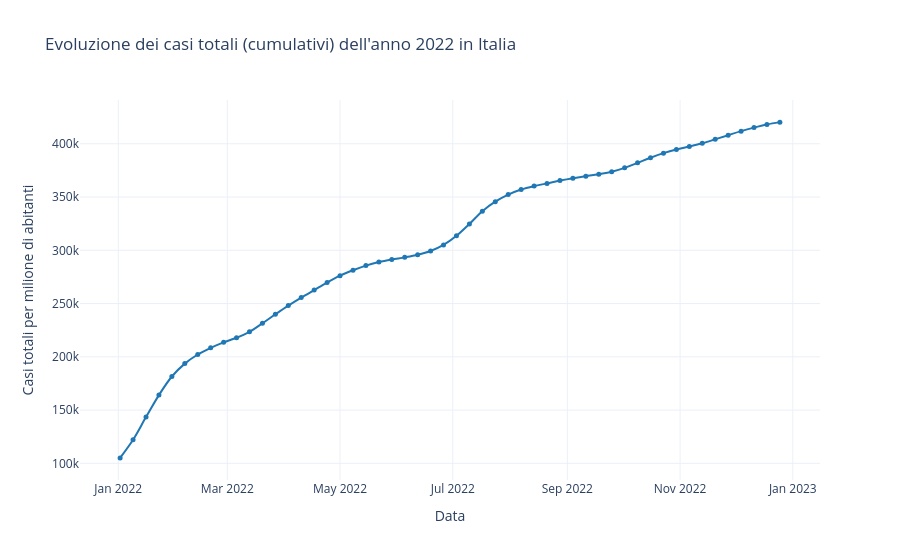

Here is the notebook cell this chart was saved with:
### Code cell
# Grafico lineare dei casi totali in Italia nel 2022

fig_ita_2022_tot = px.line(
    italia_2022_pulito,
    x="date",                # Variabile sull'asse X andamento temporale
    y="total_cases_per_million",         # Variabile sull'asse Y casi totali cumulativi
    title="Evoluzione dei casi totali (cumulativi) dell'anno 2022 in Italia",  # Titolo del grafico
    markers=True,            # Mostra i punti reali dei dati 
    line_shape="spline",     # Rende la linea più morbida e continua
    color_discrete_sequence=["#1f77b4"]  # Imposta un colore  pulito
)

#  Parametri Layout 

fig_ita_2022_tot.update_layout(
    template="plotly_white",  # Tema chiaro e minimale
    xaxis_title="Data",       # Etichetta asse X
    yaxis_title="Casi totali per milione di abitanti",# Etichetta asse Y
    hovermode="x unified"     # Tooltip unico per ogni data 
)

#  Parametri linea

fig_ita_2022_tot.update_traces(
    line=dict(width=2),       # Spessore della linea
    marker=dict(size=5)       # Dimensione dei marker
)

fig_ita_2022_tot.show()       # visualizzo il grafioco
